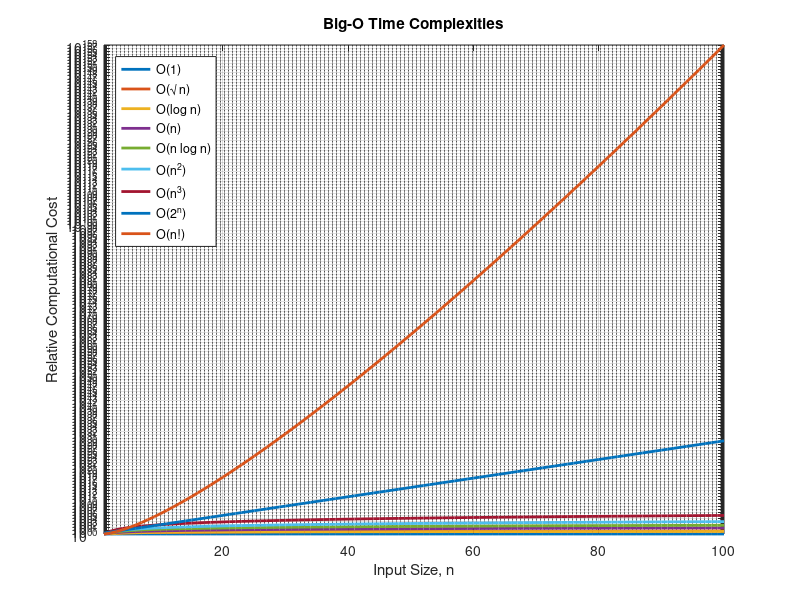

MATLAB code for this plot:
%==========================================================================
%% Big-O Time Complexity Comparison
%
% Graphs common BigO time complexities
%
% Created By: Joseph Adam Bozzo
%==========================================================================
%% System
clear all;
clc;
%==========================================================================
%% Input Size
% Define range of input sizes for complexity comparison
n = 1:100;
%==========================================================================
%% Time Complexities

% Calculate relative computational cost for each Big-O complexity
O_1       = ones(size(n));            % O(1)
O_sqrtn   = sqrt(n);                  % O(sqrt(n))
O_logn    = log2(n);                  % O(log n)
O_n       = n;                        % O(n)
O_nlogn   = n .* log2(n);             % O(n log n)
O_n2      = n.^2;                     % O(n^2)
O_n3      = n.^3;                     % O(n^3)
O_2n      = 2.^n;                     % O(2^n)
O_nfact   = factorial(n);             % O(n!)
%==========================================================================
%% Plot
figure;

semilogy(n, O_1, 'LineWidth', 2);
hold on;
semilogy(n, O_sqrtn, 'LineWidth', 2);
semilogy(n, O_logn, 'LineWidth', 2);
semilogy(n, O_n, 'LineWidth', 2);
semilogy(n, O_nlogn, 'LineWidth', 2);
semilogy(n, O_n2, 'LineWidth', 2);
semilogy(n, O_n3, 'LineWidth', 2);
semilogy(n, O_2n, 'LineWidth', 2);
semilogy(n, O_nfact, 'LineWidth', 2);
%==========================================================================
%% Graph Formatting
xlabel('Input Size, n');
ylabel('Relative Computational Cost');
title('Big-O Time Complexities');

legend( ...
    'O(1)', ...
    'O(\surd n)', ...
    'O(log n)', ...
    'O(n)', ...
    'O(n log n)', ...
    'O(n^2)', ...
    'O(n^3)', ...
    'O(2^n)', ...
    'O(n!)', ...
    'Location', 'northwest');

grid on;
xlim([1 100]);

hold off;
%==========================================================================
